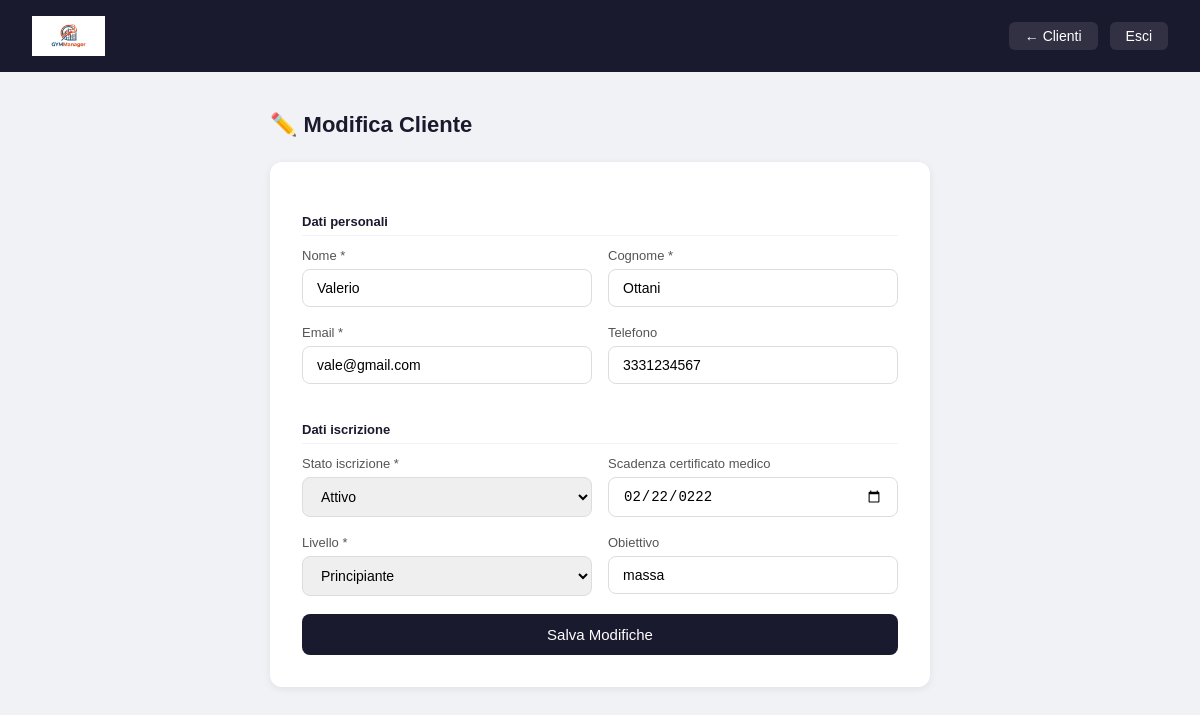
The app's page /palestra/pages/modifica_cliente.php?id=10 (signed in) with its own data.
### tables this page shows
CREATE TABLE `cliente` (
  `id_persona` int(11) NOT NULL,
  `stato_iscrizione` enum('attivo','sospeso','scaduto') NOT NULL DEFAULT 'attivo',
  `data_iscrizione` date NOT NULL,
  `certificato_medico_scadenza` date DEFAULT NULL,
  `obiettivo` varchar(200) DEFAULT NULL,
  `livello` enum('principiante','intermedio','avanzato') NOT NULL DEFAULT 'principiante'
);

CREATE TABLE `persona` (
  `id_persona` int(11) NOT NULL,
  `username` varchar(50) NOT NULL,
  `email` varchar(100) NOT NULL,
  `password` varchar(255) NOT NULL,
  `nome` varchar(50) NOT NULL,
  `cognome` varchar(50) NOT NULL,
  `telefono` varchar(20) DEFAULT NULL,
  `ruolo` enum('admin','cliente','istruttore') NOT NULL DEFAULT 'cliente'
);

### palestra/pages/modifica_cliente.php (the view, shortened to what this page needs)
<?php
require_once "../config/db.php";
$id = $_GET['id'] ?? null;
$stmt = $pdo->prepare("
    SELECT P.*, C.stato_iscrizione, C.data_iscrizione,
           C.certificato_medico_scadenza, C.obiettivo, C.livello
    FROM PERSONA P
    JOIN CLIENTE C ON P.id_persona = C.id_persona
    WHERE P.id_persona = ?
");
$stmt->execute([$id]);
$cliente = $stmt->fetch();
?>
<!DOCTYPE html>
<html lang="it">
<head>
</head>
<body>
<div class="navbar">
    <img src="../assets/logo.jpg" style="height:40px;">
    <div style="display:flex; gap:12px;">
        <a href="clienti.php">← Clienti</a>
        <a href="../logout.php">Esci</a>
    </div>
</div>
<div class="contenuto">
    <h2>✏️ Modifica Cliente</h2>
    <div class="form-box">
        <form method="POST">
            <div class="sezione">Dati personali</div>
            <div class="riga">
                <div class="campo">
                    <label>Nome *</label>
                    <input type="text" name="nome" required value="<?= htmlspecialchars($cliente['nome']) ?>">
                </div>
                <div class="campo">
                    <label>Cognome *</label>
                    <input type="text" name="cognome" required value="<?= htmlspecialchars($cliente['cognome']) ?>">
                </div>
            </div>
            <div class="riga">
                <div class="campo">
                    <label>Email *</label>
                    <input type="email" name="email" required value="<?= htmlspecialchars($cliente['email']) ?>">
                </div>
                <div class="campo">
                    <label>Telefono</label>
                    <input type="text" name="telefono" value="<?= htmlspecialchars($cliente['telefono']) ?>">
                </div>
            </div>
            <div class="sezione">Dati iscrizione</div>
            <div class="riga">
                <div class="campo">
                    <label>Stato iscrizione *</label>
                    <select name="stato_iscrizione" required>
                        <option value="attivo" <?= $cliente['stato_iscrizione']=='attivo'?'selected':'' ?>>Attivo</option>
                    </select>
                </div>
                <div class="campo">
                    <label>Scadenza certificato medico</label>
                    <input type="date" name="certificato_medico_scadenza" value="<?= $cliente['certificato_medico_scadenza'] ?>">
                </div>
            </div>
            <div class="riga">
                <div class="campo">
                    <label>Livello *</label>
                    <select name="livello" required>
                        <option value="principiante" <?= $cliente['livello']=='principiante'?'selected':'' ?>>Principiante</option>
                    </select>
                </div>
                <div class="campo">
                    <label>Obiettivo</label>
                    <input type="text" name="obiettivo" value="<?= htmlspecialchars($cliente['obiettivo']) ?>">
                </div>
            </div>
            <button type="submit" class="btn">Salva Modifiche</button>
        </form>
    </div>
</div>
</body>
</html>

### palestra/pages/modifica_cliente.php (style rules this page uses)
* { margin: 0; padding: 0; box-sizing: border-box; }
body { font-family: Arial, sans-serif; background: #f0f2f5; }
.navbar { background: #1a1a2e; color: white; padding: 16px 32px; display: flex; justify-content: space-between; align-items: center; }
.navbar a { color: white; text-decoration: none; font-size: 14px; background: rgba(255,255,255,0.1); padding: 6px 16px; border-radius: 6px; }
.contenuto { max-width: 700px; margin: 40px auto; padding: 0 20px; }
h2 { font-size: 22px; color: #1a1a2e; margin-bottom: 24px; }
.form-box { background: white; border-radius: 12px; padding: 32px; box-shadow: 0 2px 8px rgba(0,0,0,0.07); }
.riga { display: grid; grid-template-columns: 1fr 1fr; gap: 16px; }
.campo { margin-bottom: 18px; }
label { display: block; font-size: 13px; color: #555; margin-bottom: 6px; }
input, select { width: 100%; padding: 10px 14px; border: 1px solid #ddd; border-radius: 8px; font-size: 14px; outline: none; }
.btn { background: #1a1a2e; color: white; padding: 12px 28px; border: none; border-radius: 8px; font-size: 15px; cursor: pointer; width: 100%; }
.sezione { font-size: 13px; font-weight: bold; color: #1a1a2e; margin: 20px 0 12px; padding-bottom: 6px; border-bottom: 1px solid #f0f2f5; }

### records on screen
cliente: nome "Valerio", cognome "Ottani", email "vale@gmail.com", telefono "3331234567", stato_iscrizione "Attivo", certificato_medico_scadenza "02/22/0222", livello "Principiante", obiettivo "massa"
